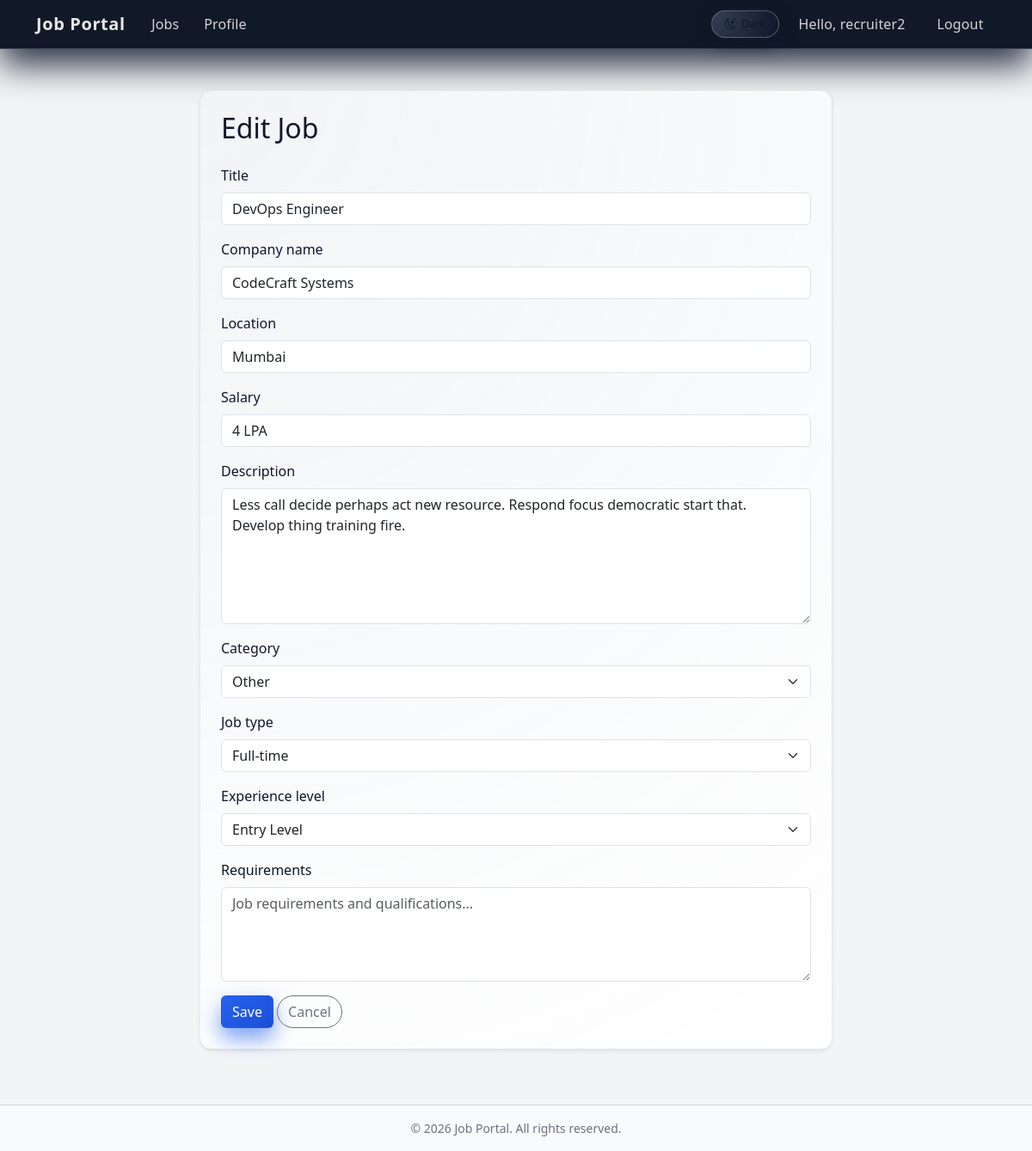
/job/6/edit/ (signed in), run on the app's committed database.
### jobs/models.py (models this page shows, shortened)
class Job(models.Model):
    title = models.CharField(max_length=200)
    company_name = models.CharField(max_length=200)
    location = models.CharField(max_length=200)
    salary = models.CharField(max_length=100)
    description = models.TextField()
    category = models.CharField(max_length=50, choices=JobCategory.choices, default=JobCategory.OTHER)
    job_type = models.CharField(max_length=20, choices=JobType.choices, default=JobType.FULL_TIME)
    experience_level = models.CharField(max_length=20, choices=ExperienceLevel.choices, default=ExperienceLevel.ENTRY)
    requirements = models.TextField(blank=True, help_text="Job requirements and qualifications")
    posted_by = models.ForeignKey(User, on_delete=models.CASCADE, related_name='posted_jobs')
    created_at = models.DateTimeField(auto_now_add=True)
    is_active = models.BooleanField(default=True)
    class Meta:
        ordering = ['-created_at']

### jobs/views.py (the view)
# urls.py: path('job/<int:pk>/edit/', views.job_edit, name='job_edit'),
@login_required
def job_edit(request, pk):
    job = get_object_or_404(Job, pk=pk)
    if job.posted_by != request.user:
        messages.error(request, 'You can only edit your own jobs.')
        return redirect('jobs:job_list')
    if request.method == 'POST':
        form = JobForm(request.POST, instance=job)
        if form.is_valid():
            form.save()
            messages.success(request, 'Job updated successfully.')
            return redirect('jobs:job_detail', pk=job.pk)
        else:
            messages.error(request, 'Please correct the errors below.')
    else:
        form = JobForm(instance=job)
    return render(request, 'jobs/job_form.html', {'form': form, 'job': job, 'title': 'Edit Job'})

### jobs/forms.py
class JobForm(forms.ModelForm):
    class Meta:
        model = Job
        fields = ['title', 'company_name', 'location', 'salary', 'description', 'category', 'job_type', 'experience_level', 'requirements']
        widgets = {
            'title': forms.TextInput(attrs={'class': 'form-control', 'placeholder': 'Job Title'}),
            'company_name': forms.TextInput(attrs={'class': 'form-control', 'placeholder': 'Company Name'}),
            'location': forms.TextInput(attrs={'class': 'form-control', 'placeholder': 'Location'}),
            'salary': forms.TextInput(attrs={'class': 'form-control', 'placeholder': 'e.g. $50,000 - $70,000'}),
            'description': forms.Textarea(attrs={'class': 'form-control', 'rows': 6, 'placeholder': 'Job description...'}),
            'category': forms.Select(attrs={'class': 'form-select'}),
            'job_type': forms.Select(attrs={'class': 'form-select'}),
            'experience_level': forms.Select(attrs={'class': 'form-select'}),
            'requirements': forms.Textarea(attrs={'class': 'form-control', 'rows': 4, 'placeholder': 'Job requirements and qualifications...'}),
        }

### accounts/context_processors.py (called while the page is built)
def user_role(request):
    if not request.user.is_authenticated:
        return {'user_role': None}
    try:
        return {'user_role': request.user.profile.role}
    except Profile.DoesNotExist:
        return {'user_role': None}

### templates/jobs/job_form.html (shortened to what this page needs)
{% extends 'base.html' %}
{% block content %}
<div class="row justify-content-center">
    <div class="col-lg-8">
        <div class="card shadow-sm">
            <div class="card-body p-4">
                <h2 class="card-title mb-4">{{ title }}</h2>
                <form method="post" action="">
                    {% for field in form %}
                        <div class="mb-3">
                            <label for="{{ field.id_for_label }}" class="form-label">{{ field.label }}</label>
                            {{ field }}
                        </div>
                    {% endfor %}
                    <button type="submit" class="btn btn-primary">Save</button>
                    <a href="{% if job %}{% url 'jobs:job_detail' job.pk %}{% else %}{% url 'jobs:job_list' %}{% endif %}" class="btn btn-outline-secondary">Cancel</a>
                </form>
            </div>
        </div>
    </div>
</div>
{% endblock %}

### templates/base.html (shortened to what this page needs)
{% load static %}
<!DOCTYPE html>
<html lang="en" data-theme="light">
<head>
    <link href="https://cdn.jsdelivr.net/npm/bootstrap@5.3.2/dist/css/bootstrap.min.css" rel="stylesheet">
    <link href="https://cdn.jsdelivr.net/npm/bootstrap-icons@1.11.1/font/bootstrap-icons.css" rel="stylesheet">
    <link href="{% static 'css/style.css' %}" rel="stylesheet">
</head>
<body>
    <nav class="navbar navbar-expand-lg navbar-dark">
        <div class="container">
            <a class="navbar-brand fw-bold" href="{% url 'jobs:job_list' %}">Job Portal</a>
            <div class="collapse navbar-collapse" id="navbarNav">
                <ul class="navbar-nav me-auto">
                    <li class="nav-item"><a class="nav-link" href="{% url 'jobs:job_list' %}">Jobs</a></li>
                    {% if user.is_authenticated %}
                        <li class="nav-item"><a class="nav-link" href="{% url 'accounts:profile' %}">Profile</a></li>
                    {% endif %}
                </ul>
                <ul class="navbar-nav align-items-center gap-2">
                    <li class="nav-item d-none d-md-block">
                        <button class="btn btn-sm theme-toggle" type="button" id="themeToggle" aria-label="Toggle color theme">
                            <span class="theme-toggle-icon">
                                <i class="bi bi-moon-stars" id="themeIcon"></i>
                            </span>
                            <span class="d-none d-lg-inline" id="themeLabel">Dark</span>
                        </button>
                    </li>
                    {% if user.is_authenticated %}
                        <li class="nav-item"><span class="nav-link">Hello, {{ user.username }}</span></li>
                        <li class="nav-item"><a class="nav-link" href="{% url 'accounts:logout' %}">Logout</a></li>
                    {% else %}
                        <li class="nav-item"><a class="nav-link" href="{% url 'accounts:login' %}">Login</a></li>
                        <li class="nav-item"><a class="nav-link" href="{% url 'accounts:register' %}">Register</a></li>
                    {% endif %}
                </ul>
            </div>
        </div>
    </nav>
    <main class="container my-4">
        {% block content %}{% endblock %}
    </main>
    <footer class="footer py-3 mt-auto">
        <div class="container text-center text-muted small">&copy; {% now "Y" %} Job Portal. All rights reserved.</div>
    </footer>
</body>
</html>

### static/css/style.css (style rules this page uses)
:root { --navbar-bg: #020617; --accent: #2563eb; --bg-page: #020617; --bg-surface: #020617; --bg-elevated: #020617; --bg-elevated-soft: rgba(15, 23, 42, 0.9); --text-primary: #e5e7eb; --text-muted: #9ca3af; --border-subtle: rgba(148, 163, 184, 0.35); --shadow-soft: 0 18px 45px rgba(15, 23, 42, 0.9); --shadow-soft-hover: 0 22px 65px rgba(15, 23, 42, 1); --pill-bg: rgba(37, 99, 235, 0.16); --chip-bg: rgba(15, 23, 42, 0.9); --chip-text: #e5e7eb; --footer-bg: rgba(15, 23, 42, 0.98); }
[data-theme="light"] { --navbar-bg: #111827; --bg-page: #f3f4f6; --bg-surface: #f9fafb; --bg-elevated: #ffffff; --bg-elevated-soft: #ffffff; --text-primary: #0f172a; --text-muted: #6b7280; --border-subtle: rgba(148, 163, 184, 0.22); --shadow-soft: 0 10px 30px rgba(15, 23, 42, 0.12); --shadow-soft-hover: 0 18px 45px rgba(15, 23, 42, 0.18); --pill-bg: rgba(37, 99, 235, 0.08); --chip-bg: #eef2ff; --chip-text: #3730a3; --footer-bg: #f9fafb; }
body { min-height: 100vh; display: flex; flex-direction: column; background-color: var(--bg-page); color: var(--text-primary); -webkit-font-smoothing: antialiased; text-rendering: optimizeLegibility; transition: background-color 220ms ease, color 220ms ease; }
h1, h2, h3, h4, h5, h6, .card-title, .card-text, label, p, span, li { color: var(--text-primary); }
.text-muted, .text-body-secondary { color: var(--text-muted) !important; }
main { flex: 1; padding-top: 1.5rem; padding-bottom: 2.5rem; }
.navbar { background-color: var(--navbar-bg) !important; box-shadow: 0 18px 40px rgba(15, 23, 42, 0.9); backdrop-filter: blur(16px); border-bottom: 1px solid rgba(148, 163, 184, 0.3); }
.navbar-brand { font-weight: 700; letter-spacing: 0.03em; }
.navbar .navbar-nav .nav-link { position: relative; font-weight: 500; letter-spacing: 0.01em; padding-inline: 0.9rem; color: rgba(248, 250, 252, 0.84) !important; transition: color 160ms ease, opacity 160ms ease; }
.navbar .nav-link::after { content: ""; position: absolute; left: 0.9rem; right: 0.9rem; bottom: 0.35rem; height: 2px; border-radius: 999px; background: linear-gradient(90deg, var(--accent), #22c55e); transform: scaleX(0); transform-origin: center; transition: transform 180ms ease-out, opacity 180ms ease-out; opacity: 0; }
.navbar-brand, .navbar .nav-link { color: rgba(255, 255, 255, 0.9) !important; }
.theme-toggle { border-radius: 999px; border: 1px solid rgba(148, 163, 184, 0.45) !important; background: radial-gradient(circle at top left, rgba(148, 163, 184, 0.3), transparent), rgba(15, 23, 42, 0.96); color: #e5e7eb; padding-inline: 0.9rem; padding-block: 0.35rem; display: inline-flex; align-items: center; gap: 0.4rem; font-size: 0.8rem; font-weight: 500; box-shadow: 0 8px 20px rgba(15, 23, 42, 0.7); transition: border-color 160ms ease, box-shadow 160ms ease, transform 130ms ease, background-color 180ms ease; }
.theme-toggle-icon { display: inline-flex; align-items: center; justify-content: center; }
.btn-primary { background: linear-gradient(135deg, var(--accent), #1d4ed8); border-color: transparent; box-shadow: 0 12px 25px rgba(37, 99, 235, 0.6); transition: transform 130ms ease, box-shadow 130ms ease, filter 130ms ease; }
.btn-outline-secondary { border-radius: 999px; transition: transform 130ms ease, box-shadow 130ms ease, background-color 130ms ease, color 130ms ease, border-color 130ms ease; }
.card { border-radius: 0.85rem; border: 1px solid var(--border-subtle); background: radial-gradient(circle at top left, rgba(148, 163, 184, 0.12), transparent), var(--bg-elevated-soft); box-shadow: var(--shadow-soft); transition: transform 150ms ease, box-shadow 170ms ease, border-color 170ms ease, background-color 170ms ease; }
.footer { background-color: var(--footer-bg); border-top: 1px solid rgba(148, 163, 184, 0.4); color: var(--text-muted); }
a, button, .card, .form-control, .form-select { transition: background-color 150ms ease, color 150ms ease, border-color 150ms ease, box-shadow 150ms ease, transform 150ms ease; }

### data on the page
Job: form "DevOps Engineer" "CodeCraft Systems" "Mumbai" "4 LPA" "Less call decide perhaps act new resource. Respond focus democratic start that. Develop thing training fire." "Other" "Full-time" "Entry Level"

### other printed values
{{ user.username }} "recruiter2"
{{ title }} "Edit Job"
{{ field.label }} "Title" "Company name" "Location" "Salary" "Description" "Category" "Job type" "Experience level" "Requirements"
